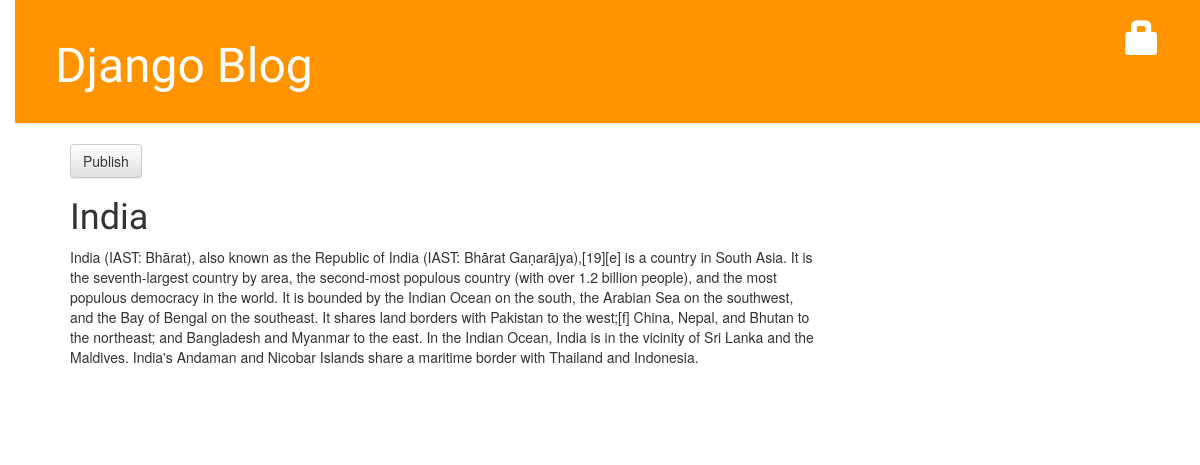
The app's page /post/3/, older data.
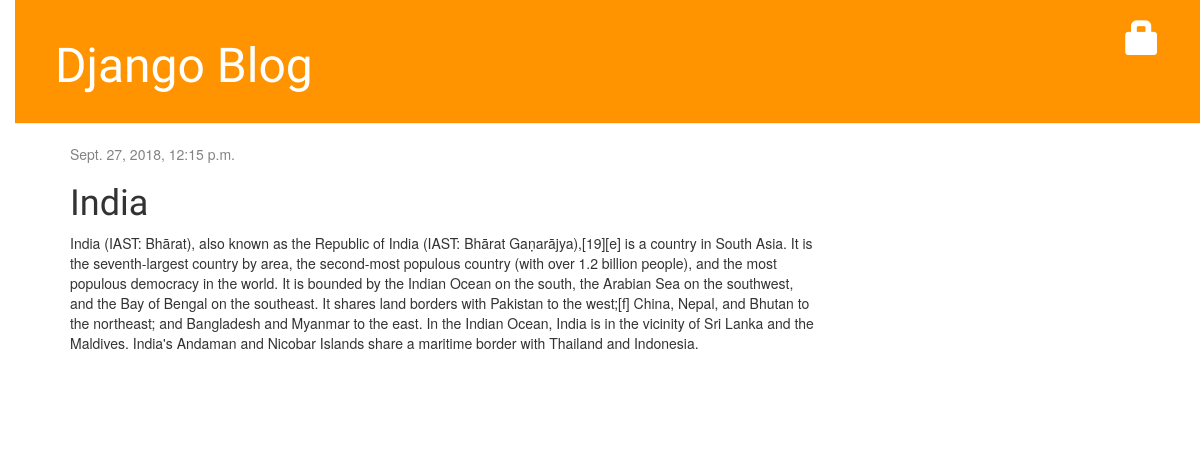
The same page, newer data.
### blog/models.py (models this page shows, shortened)
class Post(models.Model):
    author = models.ForeignKey('auth.User', on_delete=models.CASCADE)
    title = models.CharField(max_length=200)
    text = models.TextField()
    created_date = models.DateTimeField(default=timezone.now)
    published_date = models.DateTimeField(blank=True, null=True)

### blog/views.py (the view)
# urls.py: path('post/<int:pk>/', views.post_detail, name='post_detail'),
def post_detail(request, pk):
    post = get_object_or_404(Post, pk=pk)
    return render(request, 'blog/post_detail.html', {'post': post})

### blog/templates/blog/post_detail.html (shortened to what this page needs)
{% extends 'blog/base.html' %}
{% block content %}
    <div class="post">
        {% if post.published_date %}
            <div class="date">
                {{ post.published_date }}
            </div>
        {% else %}
            <a class="btn btn-default" href="{% url 'post_publish' pk=post.pk %}">Publish</a>
        {% endif %}
    <h1>{{ post.title }}</h1>
    <p>{{ post.text|linebreaksbr }}</p>
    </div>
{% endblock %}

Row changes from the older to the newer data that the page shows:
changed Post "India": published_date (not shown) → "Sept. 27, 2018, 12:15 p.m."
Text that changed along with them:
text no longer shown: "Publish"
